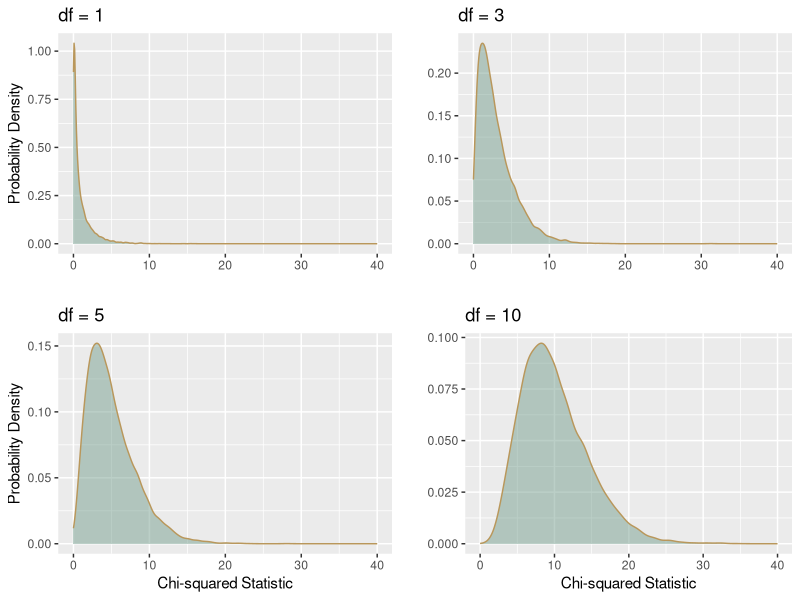
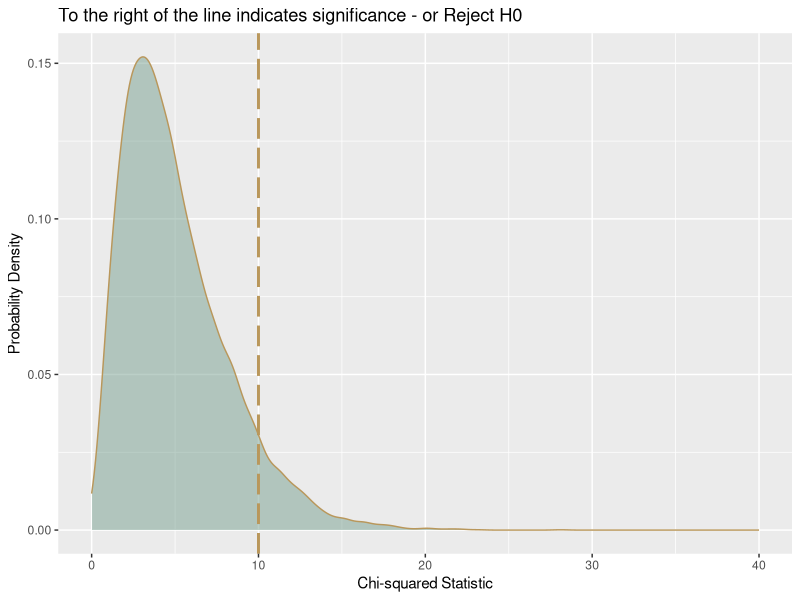

Source code (R) for these figures, in order:
## ---- chunk 1
knitr::opts_chunk$set(echo=TRUE, tidy.opts = list(width.cutoff = 70), tidy = TRUE, message=FALSE, warning=FALSE)
## ---- chunk 2
####################################
# Project name: Computing and Interpreting Chi-Square
# Data used: stem.csv, and stemGOF from CMS
# Libraries used: N/A
####################################
## ---- chunk 3
##Calculate Totals
TotalUnder35 <- 174+132+90; TotalUnder35 ##Total under 35 age group
Total35up <- 54+72+78; Total35up ## Total 35 and older
TotalUA <- 174+54; TotalUA ## Total Under Armour
TotalNike <- 132 + 72; TotalNike ## Total Nike
TotalAdidas <- 90 + 78; TotalAdidas ## Total Adidas
Total <- 174+132+90+54+72+78; Total ##Grand Total 
## ---- chunk 4
#Put observed values in a vector by row. 
x <- c(174, 132, 90, 54, 72, 78) 
# Turn the vector into a matrix. In this case, we had 2 rows, 3 columns, and entered the data by row. 
o <- matrix(x, 2, 3, byrow=TRUE); o
#Next, we could add the names of the columns and rows values using the dimnames() command. 
dimnames(o) <- list( c("Under 35", "35 and Older"), c("Under Armour", "Nike", "Adidas"))
o
# We can easily calculate the total from here. 
total <- sum(o); total
rowsums <- margin.table(o, 1); rowsums
colsums <- margin.table(o, 2); colsums
prob <- prop.table(o); prob # each cell represents a joint probability
rowprob <- margin.table(prob,1); rowprob #each value represents marginal probability
colprob <- margin.table(prob,2); colprob #each value represents marginal probability
## ---- chunk 5
prob[1,1] #corresponds to the joint probability value associated with Row 1 (Under 35), Col 1 (Under Armour)
## ---- chunk 6
o; prob
## ---- chunk 7
# This is a conditional probability question.
174/396 #or
.29/.66  #or
prob[1,1]/rowprob[1]
## ---- chunk 8
# This is a conditional probability question.
72/204  # or
.12/0.34 # or
prob[2,2]/rowprob[2]
## ---- chunk 9
# This is a expected value question.
TotalNike # or
colsums[2]
## ---- chunk 10
# E(X) of 35 Years or older (formula n*p)
n <- total; n  #600
p <- rowprob[2];p #.34

n*p #Or simply the frequency for the column 35 and older

#Var(X) (formula n*p*(1-p))
varx <- n*p*(1-p); varx #134.64

# SD(X) (formula sqrt of variance)
sdx <- sqrt(varx); sdx #11.60345 
## ---- chunk 11
x <- c(197,388,230,103,137,98,20,18,18,13,58,45)
o <- matrix(x, 4, 3, byrow=TRUE); o

dimnames(o) <- list( c("Students", "Faculty/Staff", "Alumni", "Town Residents"),c("Unlikely", "Moderately Likely", "Very Likely"))
o
total <- sum(o); total
rowsums <- margin.table(o, 1); rowsums
colsums <- margin.table(o, 2); colsums
# Lets add the grand total to the colsums
colsums <- c(colsums, total); colsums
## ---- chunk 12
totals <- cbind(o, rowsums); totals
totals <- rbind(totals, colsums); totals
## ---- chunk 13
prob <- prop.table(o); prob
TotalRowProb <- margin.table(prob,1); TotalRowProb
TotalColProb <- margin.table(prob,2); TotalColProb
TotalColProb <- c(TotalColProb, sum(TotalColProb)); TotalColProb
## ---- chunk 14
proportions <- cbind(prob, TotalRowProb); proportions
proportions <- rbind(proportions, TotalColProb); proportions
## ---- chunk 15
# E(X) of Moderately Likely (formula n*p)
n = total; n #1325
p = TotalColProb[2];p #.45358

n*p #Or simply the frequency for the column Moderately Likely

#Var(X) (formula n*p*(1-p))
varx <- n*p*(1-p); varx #328.3955

# SD(X) (formula sqrt of variance)
sdx <- sqrt(varx); sdx #18.12
## ---- chunk 16
library(tidyverse)
set.seed(1)
x1 <-data.frame(rchisq(10000, 1, ncp = FALSE))
colnames(x1) <- "value"
plot1 <- ggplot(data = x1, aes(x = value)) +
     geom_density(fill = "#789F90", color = "#B9975B",alpha=.5)+xlim(0,40)+labs(title = 'df = 1',y = 'Probability Density', x="")


set.seed(1)
x3 <-data.frame(rchisq(10000, 3, ncp = FALSE))
colnames(x3) <- "value"
plot2 <- ggplot(data = x3, aes(x = value)) +
     geom_density(fill = "#789F90", color = "#B9975B",alpha=.5)+xlim(0,40)+labs(title = 'df = 3', y="", x="" )


set.seed(1)
x5 <-data.frame(rchisq(10000, 5, ncp = FALSE))
colnames(x5) <- "value"
plot3 <- ggplot(data = x5, aes(x = value)) +
     geom_density(fill = "#789F90", color = "#B9975B",alpha=.5)+xlim(0,40)+labs(title = 'df = 5',y = 'Probability Density', x="Chi-squared Statistic")


set.seed(1)
x10 <-data.frame(rchisq(10000, 10, ncp = FALSE))
colnames(x10) <- "value"
plot4 <- ggplot(data = x10, aes(x = value)) +
     geom_density(fill = "#789F90", color = "#B9975B",alpha=.5)+xlim(0,40)+labs(title = 'df = 10',y="", x="Chi-squared Statistic")

gridExtra::grid.arrange(plot1, plot2, plot3, plot4)

## ---- chunk 17
set.seed(1)
x5 <-data.frame(rchisq(10000, 5, ncp = FALSE))
colnames(x5) <- "value"

plot5 <- ggplot(data = x5, aes(x = value)) +
     geom_density(fill = "#789F90", color = "#B9975B",alpha=.5)+xlim(0,40)+labs(title = 'To the right of the line indicates significance - or Reject H0',y = 'Probability Density', x="Chi-squared Statistic")+ 
     geom_vline(xintercept = 10, color="#B9975B", linetype = "longdash", lwd=1); plot5
## ---- chunk 18
UA <- c(174, 54)
N <- c(132, 72)
A <- c(90, 78)
## ---- chunk 19
M <- data.frame(UA, N, A); M
## ---- chunk 20
chisq.test(M)
## ---- chunk 21
x <- c(174, 132, 90, 54, 72, 78)
o <- matrix(x, nrow=2, ncol=3, byrow = TRUE)
##add some dimnames to o
dimnames(o) <- list(c("Under 35", "35 and older"), c("Under Armour", "Nike", "Adidas"))
o

chisq.test(o)
#	Pearson's Chi-squared test
#data:  o
#X-squared = 22.529, df = 2, p-value = 0.00001282
## ---- chunk 22
STEM <- read.csv("data/stem.csv")
STEM
## ---- chunk 23
chisq.test(STEM[,2:3]) 
##test statistic: 66.795
##df: 3 --- 4 rows and 2 columns
(4-1)*(2-1) #3 df
##p-value is almost 0
## ---- chunk 24
chisq.test(STEM[, -1]) ### when we subset we use object[row, columns] --- so including the numbers 2:3 means we include variables in the 2nd and 3rd columns. Including the number -1 after the comma means that we exclude the first column. 

## ---- chunk 25
#Chi Squared Test Goodness of Fit
o <- c(46, 83, 105, 16)
p <- c(.15, .3, .45, .1)

##quick check on p
sum(p) ##1: sum of all proportions should be 1

#run the test
chisq.test(o, p=p)
#test statistic: 6.52
##df: 3 ----- 4 proportions - 1 -- or 
4-1 ##3
#p-value is 0.08888 > .05
## ---- chunk 26
STEMGOF <- read.csv("data/stemGOF.csv")
STEMGOF
chisq.test(STEMGOF$RecentNumbers,p=STEMGOF$X2010Proportions) 
#Chi-squared test for given probabilities
#data:  stemGOF$RecentNumbers
#X-squared = 21.526, df = 5, p-value = 0.0006441
##df: 6 options so 6-1 is 5
#test statistic is back high: 21. 526

